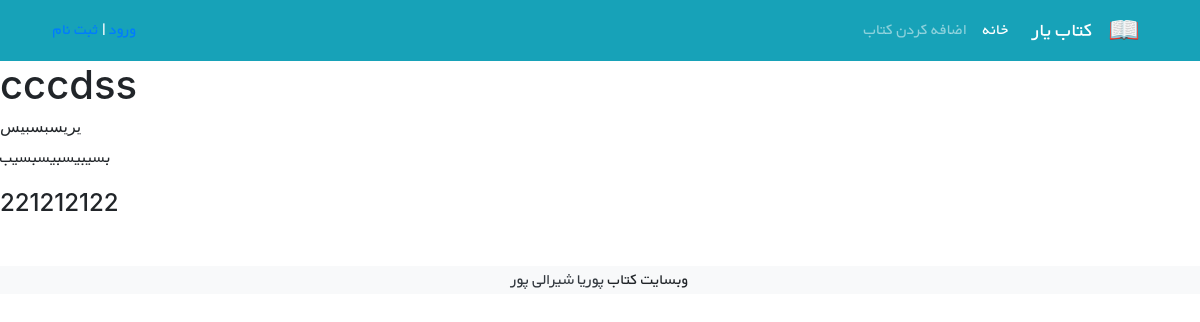
Page /books/3/ on the committed database.
### books/models.py (models this page shows, shortened)
class Book(models.Model):
    title = models.CharField(max_length=200)
    author = models.CharField(max_length=200)
    content = models.TextField()
    price = models.PositiveBigIntegerField()
    datetime_created = models.DateTimeField(default=timezone.now)
    datetime_modified = models.DateTimeField(auto_now=True)
    class Meta:
        verbose_name = 'book'
        verbose_name_plural = 'books'
        ordering = ['-datetime_created']

### books/views.py (the view)
# urls.py: path('<int:pk>/', BookDetailsView.as_view(), name='details_view'),
class BookDetailsView(DetailView):
    model = Book
    template_name = 'books/details_view.html'

### books/templates/books/details_view.html (shortened to what this page needs)
{% extends '_base.html' %}
{% block content %}
    <h1>{{ book.title }}</h1>
    <h6>{{ book.author }}</h6>
    <p>{{ book.content }}</p>
    <h4>{{ book.price }}</h4>
{% endblock %}

### static/css/style.css (style rules this page uses)
* { font-family: 'BYekan', sans-serif; line-height: 1.8rem; }

### rows in the picture
Book: title "cccdss", author "یریسبسبیس", content "بسیبیسبیسبسیب", price "221212122"
